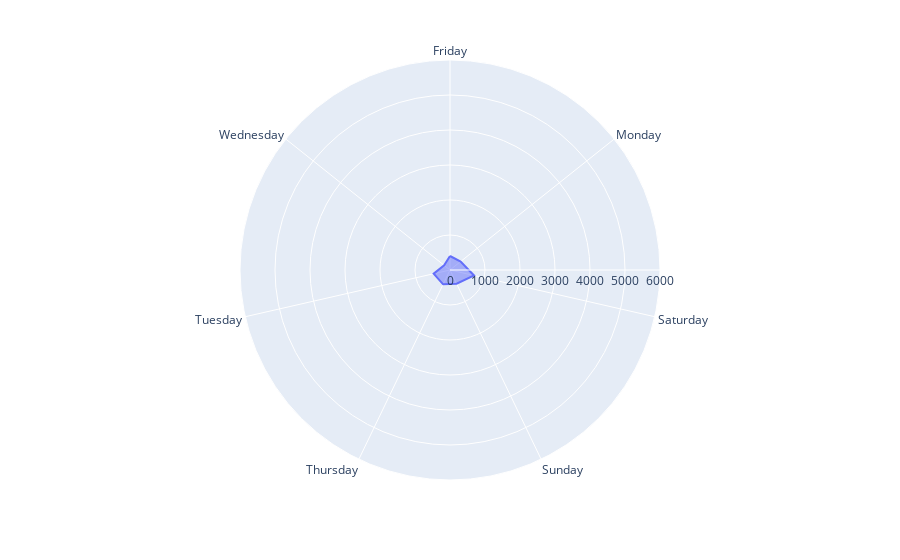

The notebook cell this image was saved under:
### Code cell
def dayofweek(i):
  l = ["Monday", "Tuesday", "Wednesday", "Thursday", "Friday", "Saturday", "Sunday"]
  return l[i];
day_df=pd.DataFrame(new_df["Message"])
day_df['day_of_date'] = new_df['Date'].dt.weekday
day_df['day_of_date'] = day_df["day_of_date"].apply(dayofweek)
day_df["messagecount"] = 1
day = day_df.groupby("day_of_date").sum()
day.reset_index(inplace=True)

fig = px.line_polar(day, r='messagecount', theta='day_of_date', line_close=True)
fig.update_traces(fill='toself')
fig.update_layout(
  polar=dict(
    radialaxis=dict(
      visible=True,
      range=[0,6000]
    )),
  showlegend=False
)
fig.show()

### Figure 1 — Plotly figure (JSON) as saved in the notebook; plotly's stock layout.template omitted (floating-point values rounded to 4 significant figures)
{"data": [{"fill": "toself", "hovertemplate": "messagecount=%{r}<br>day_of_date=%{theta}<extra></extra>", "legendgroup": "", "line": {"color": "#636efa", "dash": "solid"}, "mode": "lines", "name": "", "r": [400, 389, 705, 436, 454, 479, 214, 400], "showlegend": false, "subplot": "polar", "theta": ["Friday", "Monday", "Saturday", "Sunday", "Thursday", "Tuesday", "Wednesday", "Friday"], "type": "scatterpolar"}], "layout": {"legend": {"tracegroupgap": 0}, "margin": {"t": 60}, "polar": {"angularaxis": {"direction": "clockwise", "rotation": 90}, "domain": {"x": [0, 1], "y": [0, 1]}, "radialaxis": {"range": [0, 6000], "visible": true}}, "showlegend": false}}
